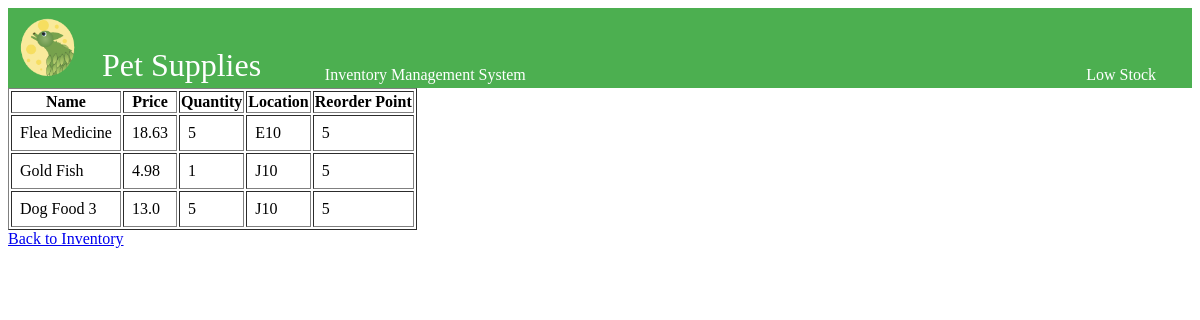
The app's page /low-stock/, older data.
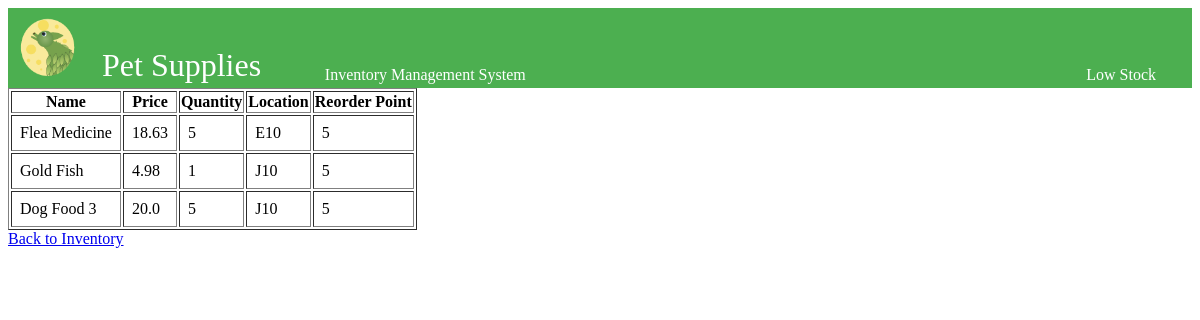
The same page, newer data.
### inventory/models.py (models this page shows, shortened)
class Supply(models.Model):
    name = models.CharField(max_length=255, primary_key=True)
    price = models.FloatField()
    quantity = models.IntegerField()
    location = models.CharField(max_length=255)
    reorder_point = models.PositiveIntegerField(default=5)

### inventory/views.py (the view)
# urls.py: path('low-stock/', views.low_stock_supplies, name='low_stock_supplies'),  # Low stock supplies page
def low_stock_supplies(request):
    low_stock_items = Supply.objects.filter(quantity__lte=models.F('reorder_point'))
    return render(request, 'inventory/low_stock.html', {'low_stock_items': low_stock_items})

### inventory/templates/inventory/low_stock.html (shortened to what this page needs)
{% load static %}
<!DOCTYPE html>
<html lang="en">
<head>
    <link rel="stylesheet" href="{% static 'css/styles.css' %}">
</head>
<body>
    <div class="header-container">
        <table class = "nav_tab">
            <tr>
                <td>
    <img src="{% static 'icons/TLeafLogo2sm.png' %}" alt="T Leaf Logo">
</td>
 <td class = "pet">
    <div class = "head">
        Pet Supplies
        </div>
    </td>
<td class = "warn2">
    Inventory Management System
</td>
<td class = "warn2">
    Low Stock
</td>
</tr>
</table>
</div>
    <table border="1">
        <thead>
            <tr>
                <th>Name</th>
                <th>Price</th>
                <th>Quantity</th>
                <th>Location</th>
                <th>Reorder Point</th>
            </tr>
        </thead>
        <tbody>
            {% for supply in low_stock_items %}
            <tr>
                <td>{{ supply.name }}</td>
                <td>{{ supply.price }}</td>
                <td>{{ supply.quantity }}</td>
                <td>{{ supply.location }}</td>
                <td>{{ supply.reorder_point }}</td>
            </tr>
            {% empty %}
            <tr>
                <td colspan="5">No low stock items.</td>
            </tr>
            {% endfor %}
        </tbody>
    </table>
    <a href="{% url 'index' %}">Back to Inventory</a>
</body>
</html>

Row changes from the older to the newer data that the page shows:
changed Supply "Dog Food 3": price "13.0" → "20.0"
